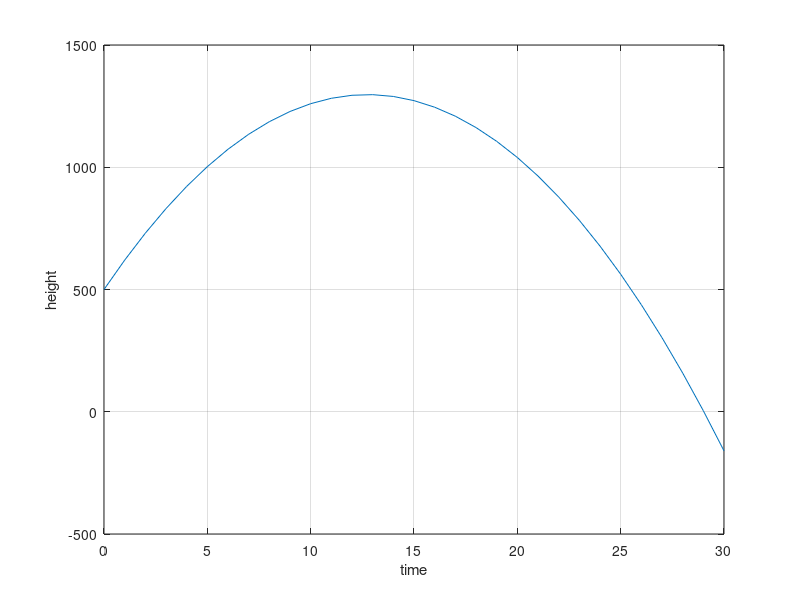

Write MATLAB code to recreate this figure. (Note: this script raises an error after producing the figure.)
%Shay Sackett MATLAB ENGR 156
%Problem 7.16 asks us to plot the height of a rocket and use ginput to
%estimate various things

t = 0:30; % Initialize time vector
height = (-9.8./2)*t.^2 + 125.*t + 500; % Height Function

plot(t, height) % create a plot of time vs height
xlabel('time') %label the x axis
ylabel('height') %label the y axis
grid on %turn the grid on

[x,y] = ginput(2); % allow the user to select 2 points from the graph

disp('The points chosen are: ') %Send message to screen

disp(table(x,y)) %Use disp() to display table of chosen x and y points

%Using this graph to answer the question, the maximum height of the rocket
%is at about 1,289 meters and the time it hits the ground is about 30 seconds 